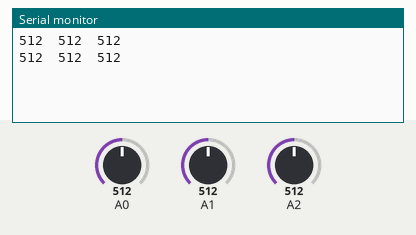
This sketch was run on a simulated Arduino Uno, built with avr-gcc and run on an emulated ATmega328P. Parts: the last lines printed to the serial monitor. The test bench sets the inputs (shaded band); at power-on: A0 = 512, A1 = 512, A2 = 512.

Above: at 1.8 s.
1.9 s: A0 set to 716
At 2.8 s:
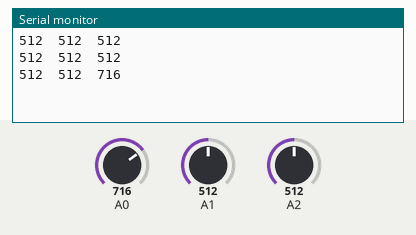
3.4 s: A1 set to 716
At 4.7 s:
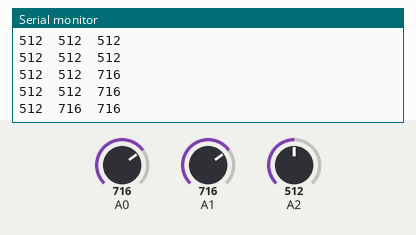
4.9 s: A2 set to 716
At 5.8 s:
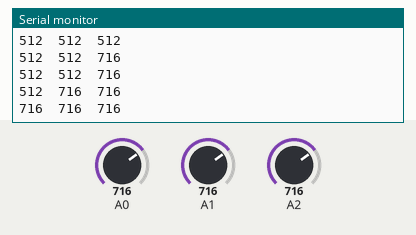
6.4 s: A0 set to 900
At 7.4 s:
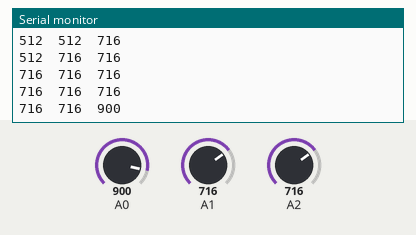
7.9 s: A1 set to 900
At 8.8 s:
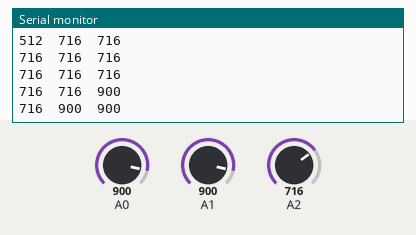
9.4 s: A2 set to 900
At 10.8 s:
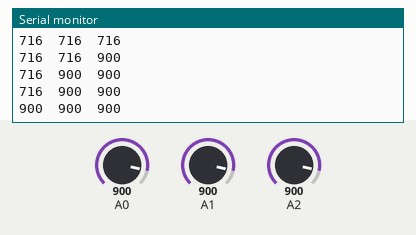
Timing chart, 0 to 11.9 s (numbered marks = the images above; inputs shaded):
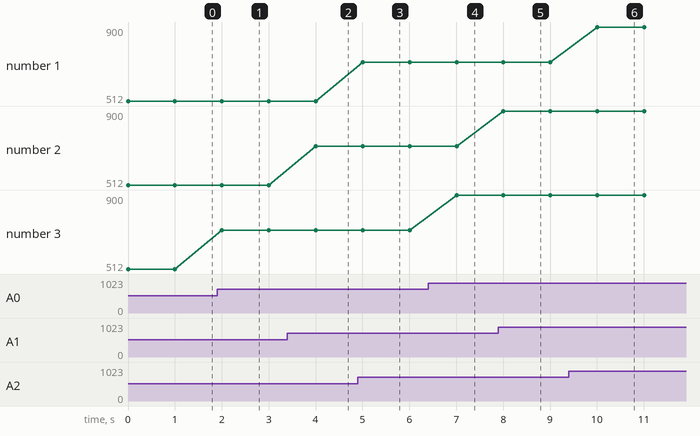

The sketch:

sketch_sep30b.ino
```cpp
int x,y,z;


void setup() {
  // put your setup code here, to run once:
Serial.begin(9600);
pinMode(A0,INPUT);
pinMode(A1,INPUT);
pinMode(A2,INPUT);
}

void loop() {
  // put your main code here, to run repeatedly:
x=analogRead(A2);
y=analogRead(A1);
z=analogRead(A0);
Serial.print(x);
Serial.print("\t");
Serial.print(y);
Serial.print("\t");
Serial.print(z);
Serial.println("");

delay(1000);

}
```

Measured:
- after the input at 1.9 s, the serial monitor: prints a new line after 0.10 s (image 1)
- after the input at 3.4 s, the serial monitor: prints a new line after 0.60 s (image 2)
- after the input at 4.9 s, the serial monitor: prints a new line after 0.10 s (image 3)
- after the input at 6.4 s, the serial monitor: prints a new line after 0.61 s (image 4)
- after the input at 7.9 s, the serial monitor: prints a new line after 0.11 s (image 5)
- after the input at 9.4 s, the serial monitor: prints a new line after 0.61 s (image 6)
- plotted number 3: 512 → 716 after the input at 1.9 s, 716 → 900 after the input at 6.4 s
